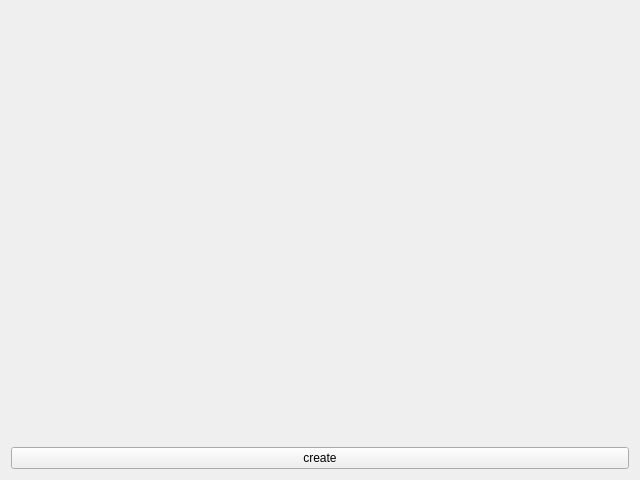
<?xml version="1.0" encoding="UTF-8"?>
<ui version="4.0">
 <class>InventoryCreation</class>
 <widget class="QWidget" name="InventoryCreation">
  <property name="geometry">
   <rect>
    <x>0</x>
    <y>0</y>
    <width>640</width>
    <height>480</height>
   </rect>
  </property>
  <property name="windowTitle">
   <string>Form</string>
  </property>
  <layout class="QGridLayout" name="gridLayout">
   <item row="0" column="0">
    <widget class="QWidget" name="widget" native="true"/>
   </item>
   <item row="1" column="0">
    <widget class="QPushButton" name="create_button">
     <property name="text">
      <string>create</string>
     </property>
    </widget>
   </item>
  </layout>
 </widget>
 <resources/>
 <connections/>
</ui>
